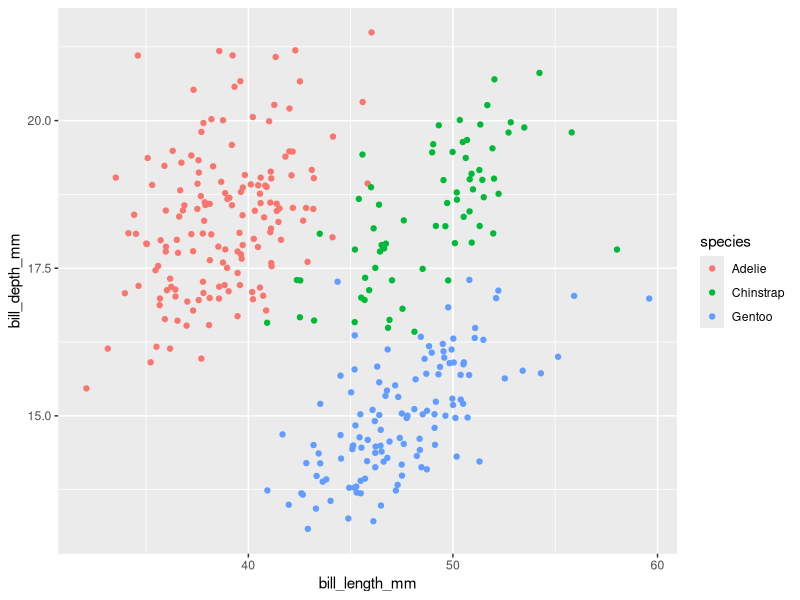
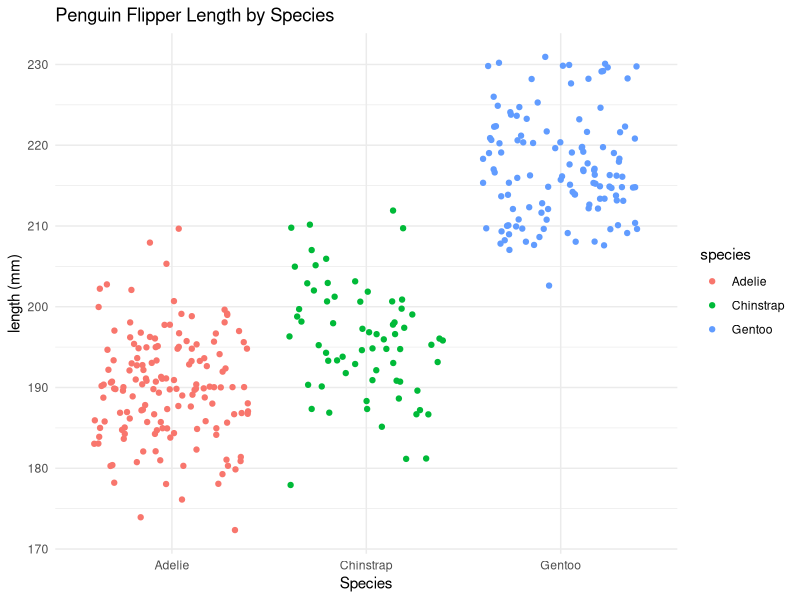

Generate these figures, in order, with R:
## ---- chunk 1
library(tidyr)
library(ggplot2)
library(palmerpenguins)
#dont write your packages into quarto

fx <- expression(x^2)

df_dx <- D(expr= fx, name = "x")

x <- 3

eval(df_dx)

## ---- chunk 2
pa <- expression(2*(3*a+2)^4-5)

dp_da <- D(expr = pa, name = "a")

a <- 1.2

eval(dp_da)
## ---- chunk 3
ggplot2::ggplot(data = penguins, aes(x = bill_length_mm, y = bill_depth_mm)) +
  geom_jitter(aes(color = species))
## ---- chunk 4
ggplot2::ggplot(data = penguins, aes(x = species, y = flipper_length_mm)) +
  geom_jitter(aes(color = species)) +
  labs(title = "Penguin Flipper Length by Species", x = "Species", y = "length (mm)")+
  theme_minimal()
